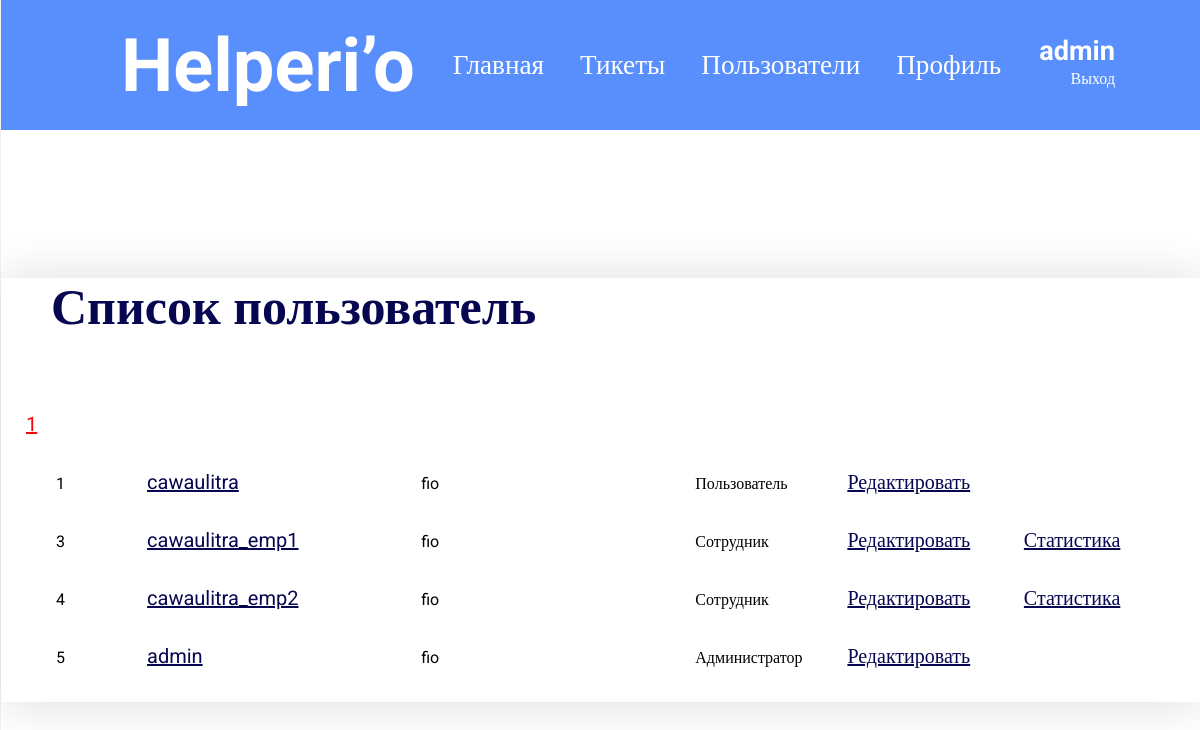
The app's page /admin/users/1 (signed in) with its own data.
### tables this page shows
CREATE TABLE `users` (
  `id` int(15) NOT NULL,
  `login` varchar(63) NOT NULL,
  `name` varchar(63) NOT NULL,
  `password` varchar(63) NOT NULL,
  `id_role` int(1) NOT NULL
);

### application/core/view.php (called while the page is built)
<?php
class View
{
	function generate($content_view, $template_view, $data = null)
	{
		include 'application/views/'.$template_view;
	}
}
?>

### application/bootstrap.php (called while the page is built, shortened)
<?php
require_once 'core/view.php';
Route::start();
?>

### index.php (called while the page is built, shortened)
<?php
require_once 'application/bootstrap.php';
?>

### application/models/model_admin.php (called while the page is built, shortened)
<?php
class Model_Admin extends Model
{
    function get_users($page) {
        $mysqli = $this->sql_connect();
        $mysqli->set_charset('utf8');
        $limit = 30;
		$offset = ($page - 1) * $limit;
		$str_count = "SELECT * FROM `users`";
        $res_count = $mysqli->query($str_count);
        $count_subjects = $res_count->num_rows;
        $count_page = floor ($count_subjects / $limit);
        if ($count_subjects % $limit > 0) {
            $count_page++;
        }
        $data = [$count_page, $page];
		$string = "SELECT `users`.`id`, `login`, `id_role`, `users`.`name` FROM `users` JOIN `roles` ON (`users`.`id_role` = `roles`.`id`) ORDER BY `users`.`id`";
		$string_limit = $string . "LIMIT $limit OFFSET $offset";
		$result = $mysqli->query($string_limit);
		while ($fletcher = $result->fetch_assoc()) {
			$data['users'][] = [
				'id' => $fletcher['id'],
				'id_role' => $fletcher['id_role'],
				'login' => $fletcher['login'],
				'name' => $fletcher['name']
			];
		}
		return $data;
    }
}

### application/views/users_admin_view.php (the view, shortened to what this page needs)
<div class="content-ticket">
    <div class="plane">
    <p class="text">Список пользователь</p>
    </div>
    <div class="ticket">
        <div class="pagination">
            <?php
                for ($i = 1; $i <= $data[0]; $i++)
                {
                    if ($i != $data[1]) {
                        echo "<a href='/admin/users/$i' id='diff'>$i</a>";
                    }
                    else {
                        echo "<a href='/admin/users/$i' id='curr'>$i</a>";
                    }
                }
            ?>
        </div>
        <table cellspacing="30px" width="1294px">
            <?php
                foreach ($data['users'] as $user) {
                    echo "<tr>";
                    echo "<td width='50px'>" . $user['id'] . "</td>";
                    echo "<td width='200px'><a href='/admin/view_user/". $user['id'] ."'>" . $user['login'] . "</a></td>";
                    echo "<td width='200px'>" . $user['name'] . "</td>";
                    if ($user['id_role'] == 1) {
                        echo "<td width='100px'>Администратор</td>";
                        echo "<td width='120px'><a href='/admin/edit_user/". $user['id'] ."'>Редактировать</a></td>";
                        echo "<td width='100px'></td>";
                    }
                    if ($user['id_role'] == 2) {
                        echo "<td width='100px'>Сотрудник</td>";
                        echo "<td width='120px'><a href='/admin/edit_user/". $user['id'] ."'>Редактировать</a></td>";
                        echo "<td width='100px'><a href='/admin/statistics/". $user['id'] ."'>Статистика</a></td>";
                    }
                    if ($user['id_role'] == 3) {
                        echo "<td width='100px'>Пользователь</td>";
                        echo "<td width='120px'><a href='/admin/edit_user/". $user['id'] ."'>Редактировать</a></td>";
                        echo "<td width='100px'></td>";
                    }
                    echo "</tr>";
                }
            ?>
        </table>
    </div>
</div>

### css/style.css (style rules this page uses)
a { text-decoration: underline; color: #353535; }
body { line-height: 1.75em; overflow: hidden; }
body,input { font-family: Kreon, serif; }
p { margin-bottom: 1.5em; }
a { color: #353535; }
a { color: #FFF; text-decoration: none; }

### application/views/template_view.php (style rules this page uses)
* { margin: 0; padding: 0; font-family: Roboto; }
a { text-decoration: underline; color: #353535; }
body { line-height: 1.75em; overflow: hidden; }
body,input { font-family: Kreon, serif; }
p { margin-bottom: 1.5em; }
a { color: #353535; }
a { color: #FFF; text-decoration: none; }

### application/views/users_admin_view.php (style rules this page uses)
.content-ticket { display: flex; flex-direction: column; align-content: center; background: rgba(255, 255, 255, 0.95); box-shadow: 0px 1px 49px rgba(0, 0, 0, 0.14); width: 1294px; max-height: 600px; overflow-y: scroll; }
.text { font-family: Roboto; font-style: normal; font-weight: bold; font-size: 50px; line-height: 59px; color: #070651; }
.plane { display: flex; flex-wrap: nowrap; align-items: baseline; justify-content: space-between; padding: 0 50px; }
.content-ticket a { font-family: Roboto; font-style: normal; font-weight: normal; font-size: 20px; line-height: 23px; text-decoration-line: underline; color: #070651; }
.ticket { padding: 0 25px; }
.content-ticket table { table-layout: fixed; width:100% }
.content-ticket td { word-wrap:break-word; }
#curr { color: red; }

### records on screen
users: id "1", login "cawaulitra", name "fio"
users: id "3", login "cawaulitra_emp1", name "fio"
users: id "4", login "cawaulitra_emp2", name "fio"
users: id "5", login "admin", name "fio"

### other values on screen
$_SESSION['login'] "admin"
